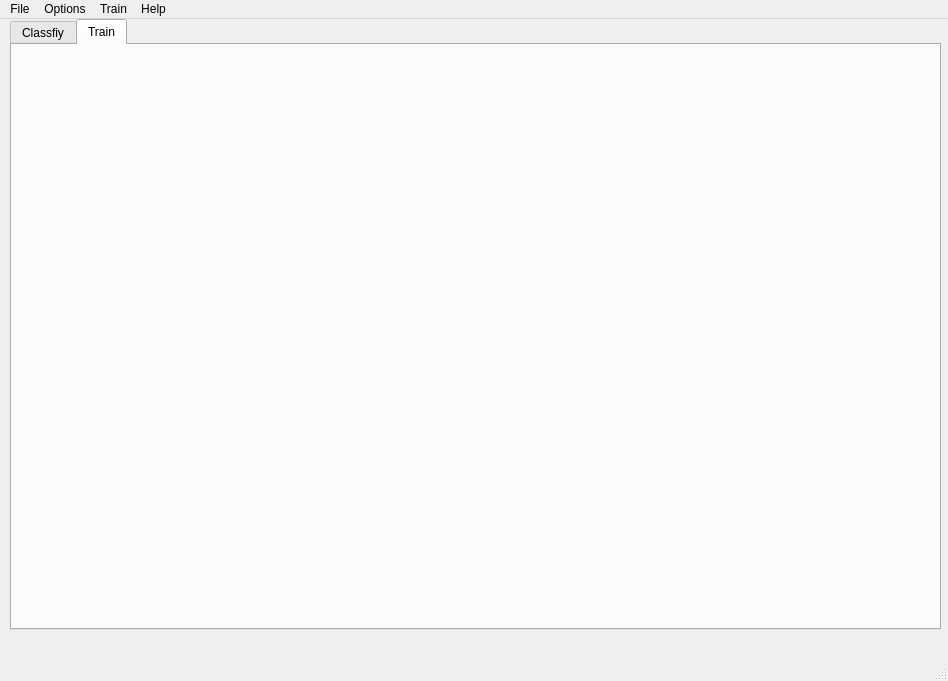
<?xml version="1.0" encoding="UTF-8"?>
<ui version="4.0">
 <class>MainWindow</class>
 <widget class="QMainWindow" name="MainWindow">
  <property name="geometry">
   <rect>
    <x>0</x>
    <y>0</y>
    <width>948</width>
    <height>681</height>
   </rect>
  </property>
  <property name="windowTitle">
   <string>MainWindow</string>
  </property>
  <widget class="QWidget" name="centralwidget">
   <widget class="QTabWidget" name="tabWidget">
    <property name="geometry">
     <rect>
      <x>10</x>
      <y>0</y>
      <width>931</width>
      <height>611</height>
     </rect>
    </property>
    <property name="currentIndex">
     <number>1</number>
    </property>
    <widget class="QWidget" name="classify_tab">
     <attribute name="title">
      <string>Classfiy</string>
     </attribute>
     <widget class="QTableWidget" name="tableWidget">
      <property name="enabled">
       <bool>true</bool>
      </property>
      <property name="geometry">
       <rect>
        <x>590</x>
        <y>-110</y>
        <width>321</width>
        <height>601</height>
       </rect>
      </property>
      <property name="editTriggers">
       <set>QAbstractItemView::NoEditTriggers</set>
      </property>
      <property name="selectionMode">
       <enum>QAbstractItemView::SingleSelection</enum>
      </property>
      <property name="selectionBehavior">
       <enum>QAbstractItemView::SelectRows</enum>
      </property>
      <property name="textElideMode">
       <enum>Qt::ElideRight</enum>
      </property>
      <property name="showGrid">
       <bool>false</bool>
      </property>
      <attribute name="horizontalHeaderCascadingSectionResizes">
       <bool>false</bool>
      </attribute>
      <attribute name="horizontalHeaderDefaultSectionSize">
       <number>159</number>
      </attribute>
      <attribute name="horizontalHeaderMinimumSectionSize">
       <number>30</number>
      </attribute>
      <attribute name="horizontalHeaderStretchLastSection">
       <bool>false</bool>
      </attribute>
      <attribute name="verticalHeaderVisible">
       <bool>false</bool>
      </attribute>
      <attribute name="verticalHeaderDefaultSectionSize">
       <number>30</number>
      </attribute>
      <column>
       <property name="text">
        <string>Filename</string>
       </property>
      </column>
      <column>
       <property name="text">
        <string>Class.</string>
       </property>
      </column>
     </widget>
     <widget class="QLabel" name="display_area">
      <property name="geometry">
       <rect>
        <x>-20</x>
        <y>-110</y>
        <width>600</width>
        <height>600</height>
       </rect>
      </property>
      <property name="minimumSize">
       <size>
        <width>531</width>
        <height>0</height>
       </size>
      </property>
      <property name="frameShape">
       <enum>QFrame::StyledPanel</enum>
      </property>
      <property name="text">
       <string/>
      </property>
     </widget>
     <widget class="QPushButton" name="pushBinf">
      <property name="geometry">
       <rect>
        <x>280</x>
        <y>510</y>
        <width>111</width>
        <height>32</height>
       </rect>
      </property>
      <property name="text">
       <string>Infected</string>
      </property>
     </widget>
     <widget class="QPushButton" name="pushBredo">
      <property name="geometry">
       <rect>
        <x>20</x>
        <y>510</y>
        <width>113</width>
        <height>32</height>
       </rect>
      </property>
      <property name="text">
       <string>undo</string>
      </property>
     </widget>
     <widget class="QPushButton" name="pushBnotinf">
      <property name="geometry">
       <rect>
        <x>160</x>
        <y>510</y>
        <width>113</width>
        <height>32</height>
       </rect>
      </property>
      <property name="text">
       <string>Not infected</string>
      </property>
     </widget>
    </widget>
    <widget class="QWidget" name="train_tab">
     <attribute name="title">
      <string>Train</string>
     </attribute>
    </widget>
   </widget>
  </widget>
  <widget class="QMenuBar" name="menubar">
   <property name="geometry">
    <rect>
     <x>0</x>
     <y>0</y>
     <width>948</width>
     <height>24</height>
    </rect>
   </property>
   <property name="defaultUp">
    <bool>true</bool>
   </property>
   <property name="nativeMenuBar">
    <bool>false</bool>
   </property>
   <widget class="QMenu" name="menuFile">
    <property name="title">
     <string>File</string>
    </property>
    <addaction name="actionOpen_Folder"/>
    <addaction name="actionSave"/>
    <addaction name="actionUpload"/>
   </widget>
   <widget class="QMenu" name="menuHelp">
    <property name="title">
     <string>Help</string>
    </property>
   </widget>
   <widget class="QMenu" name="menuOptions">
    <property name="title">
     <string>Options</string>
    </property>
    <addaction name="actionadd_Filter"/>
    <addaction name="actionreset_Filters"/>
   </widget>
   <widget class="QMenu" name="menuTrain">
    <property name="title">
     <string>Train</string>
    </property>
   </widget>
   <addaction name="menuFile"/>
   <addaction name="menuOptions"/>
   <addaction name="menuTrain"/>
   <addaction name="menuHelp"/>
  </widget>
  <widget class="QStatusBar" name="statusbar"/>
  <action name="actionOpen_Folder">
   <property name="text">
    <string>Open Folder</string>
   </property>
   <property name="shortcut">
    <string>Ctrl+O</string>
   </property>
  </action>
  <action name="actionInfected">
   <property name="text">
    <string>Infected</string>
   </property>
  </action>
  <action name="actionNot_infected">
   <property name="text">
    <string>Not infected</string>
   </property>
  </action>
  <action name="actionRedo">
   <property name="text">
    <string>Redo</string>
   </property>
  </action>
  <action name="actionSave">
   <property name="text">
    <string>Save</string>
   </property>
   <property name="shortcut">
    <string>Ctrl+S</string>
   </property>
  </action>
  <action name="actionAdd">
   <property name="text">
    <string>Add</string>
   </property>
  </action>
  <action name="actionReset">
   <property name="text">
    <string>Reset</string>
   </property>
  </action>
  <action name="actionReset_Filters">
   <property name="text">
    <string>Reset Filters</string>
   </property>
  </action>
  <action name="actionadd_Filter">
   <property name="text">
    <string>add Filter</string>
   </property>
   <property name="shortcut">
    <string>Ctrl+F</string>
   </property>
  </action>
  <action name="actionreset_Filters">
   <property name="text">
    <string>reset Filters</string>
   </property>
  </action>
  <action name="actionUpload">
   <property name="text">
    <string>Upload</string>
   </property>
   <property name="shortcut">
    <string>Ctrl+U</string>
   </property>
  </action>
 </widget>
 <resources/>
 <connections/>
</ui>
